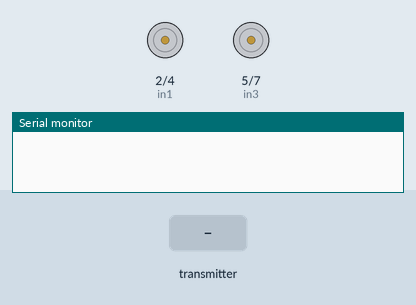
The sketch below on a simulated Arduino Uno, built with avr-gcc and run on an emulated ATmega328P. Parts: motor-driver pin pairs drawn as motors (green arrow = first pin HIGH = forward, orange = second pin HIGH = backward, longer = more drive, scaled by the enable pin), the last lines printed to the serial monitor. Inputs (shaded band) come from the test bench. No radio packets arrive unless stated.

Above: at 1.2 s.
1.3 s: the transmitter starts sending xAxis = 0
At 2.0 s:
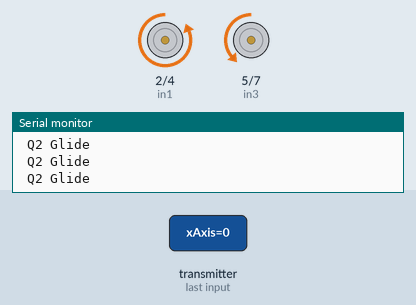
2.8 s: the transmitter starts sending yAxis = 512
At 3.2 s:
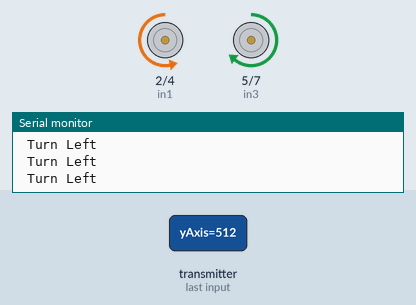
4.3 s: the transmitter starts sending xAxis = 1023
At 5.5 s:
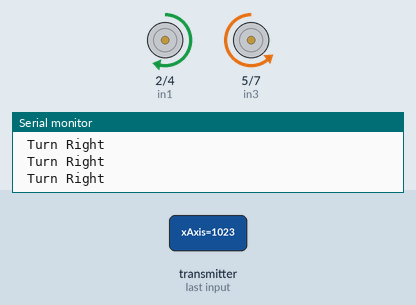
5.8 s: the transmitter starts sending yAxis = 0
At 6.6 s:
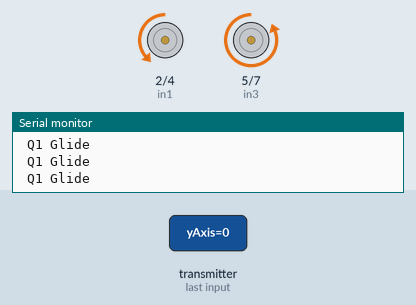
7.3 s: the transmitter starts sending xAxis = 512
At 7.8 s:
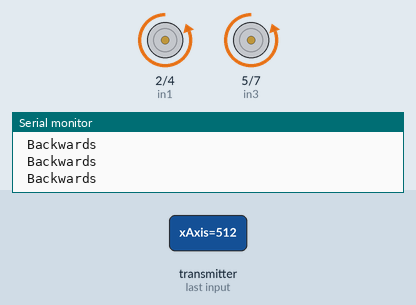
8.8 s: the transmitter starts sending yAxis = 1023
At 10.1 s:
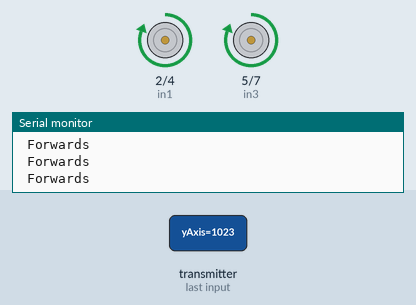
Timing chart, 0 to 11.3 s (numbered marks = the images above; inputs shaded):
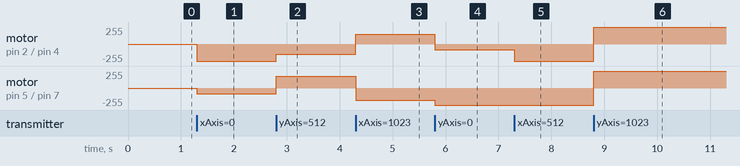

The sketch:

rc_car_receiver.ino
```cpp
// ─── Libraries ───────────────────────────────────────────────────────────────
// Core RF24 library for controlling the nRF24L01 wireless transceiver module
#include <RF24.h>
// RF24 configuration definitions (data rates, power levels, chip settings)
#include <RF24_config.h>
// nRF24L01 hardware register definitions and constants
#include <nRF24L01.h>
// Enables printf() support on Arduino (used by radio.printDetails())
#include <printf.h>

/*
ARDUINO JOYSTICK CONTROLLED CAR (RECEIVER)

YOU HAVE TO INSTALL THE RF24 LIBRARY BEFORE UPLOADING THE CODE
https://github.com/tmrh20/RF24/
*/

// SPI library — the nRF24L01 communicates with the Arduino via the SPI bus
#include <SPI.h>


// ─── Motor Driver Pin Definitions (L298N) ────────────────────────────────────
// The L298N has two motor channels (A and B), each controlled by:
//   enX  = Enable pin — PWM signal that controls motor speed (0–255)
//   inX  = Input pins — determine the direction of the motor (HIGH/LOW combos)

#define enA 3  // Enable pin for Motor A — controls speed via PWM
#define in1 2  // Motor A direction input 1
#define in2 4  // Motor A direction input 2
// in1=HIGH, in2=LOW  → Motor A spins forward
// in1=LOW,  in2=HIGH → Motor A spins backward
// in1=LOW,  in2=LOW  → Motor A stopped

#define in3 5  // Motor B direction input 1
#define in4 7  // Motor B direction input 2
// in3=HIGH, in4=LOW  → Motor B spins forward
// in3=LOW,  in4=HIGH → Motor B spins backward
// in3=LOW,  in4=LOW  → Motor B stopped

#define enB 6  // Enable pin for Motor B — controls speed via PWM


// ─── Radio Setup ─────────────────────────────────────────────────────────────
// Create the RF24 radio object
// Pin 8 = CE (Chip Enable): activates the module for TX/RX operations
// Pin 9 = CSN (Chip Select Not): selects the nRF24L01 on the SPI bus
RF24 radio(8, 9);

// Address that both transmitter and receiver must share to communicate
// Acts like a "channel" — only radios with matching addresses can talk
const byte address[6] = "00001";


// ─── Data Structure ───────────────────────────────────────────────────────────
// Defines the structure of the data packet sent by the transmitter
// Both the transmitter and receiver must use the same struct layout
// so the data is interpreted correctly on both ends
struct DataPacket {
  int xAxis;  // Joystick X-axis value (0–1023); left/right steering
  int yAxis;  // Joystick Y-axis value (0–1023); forward/backward throttle
};

// Global instance of DataPacket to store the most recently received values
DataPacket data;

// FIX 3: motorSpeed is declared once here as a global so the floor check
// at the bottom of loop() correctly reads and clamps the same variable
// that each movement block writes to — previously each block re-declared
// it as a local int, making the floor check always read the stale global 0
int motorSpeed = 0;


// ─── Joystick Calibration Thresholds ─────────────────────────────────────────
// These values define the deadzone and movement boundaries for the joystick.
// A centered joystick reads approximately 512 on both axes (midpoint of 0–1023).
// Adjust these if your joystick's center resting position differs.
//
//   Deadzone (center band):  480 – 540  (xAxis and yAxis both treated as stopped)
//   Turn threshold:          480 / 540  (X-axis boundary for left/right turns)
//   Straight threshold:      460 / 560  (X-axis range considered "straight ahead")
//   Diagonal boundary:       460 / 560  (Y-axis boundary separating diagonal zones)
//
// To recalibrate: run the joystick test sketch and note the min/max/center
// readings for your specific module, then update the values below accordingly.
#define DEAD_LOW_X   480   // INSERT1 — lower X deadzone boundary
#define DEAD_HIGH_X  540   // INSERT2 — upper X deadzone boundary
#define DEAD_LOW_Y   480   // INSERT3 — lower Y deadzone boundary
#define DEAD_HIGH_Y  540   // INSERT4 — upper Y deadzone boundary
#define STRAIGHT_LOW  460  // INSERT5 — lower X bound for straight forward/backward
#define STRAIGHT_HIGH 560  // INSERT6 — upper X bound for straight forward/backward
#define DIAG_LOW     460   // INSERT7 — lower Y boundary for diagonal zones
#define DIAG_HIGH    560   // INSERT8 — upper Y boundary for diagonal zones


// ─── Setup (runs once on power-on) ───────────────────────────────────────────
void setup() {
  // Set all motor control pins as outputs so the Arduino can drive the L298N
  pinMode(enA, OUTPUT);
  pinMode(enB, OUTPUT);
  pinMode(in1, OUTPUT);
  pinMode(in2, OUTPUT);
  pinMode(in3, OUTPUT);
  pinMode(in4, OUTPUT);

  // Start serial communication at 9600 baud for debugging in the Serial Monitor
  Serial.begin(9600);

  // Initialize the nRF24L01 radio module
  radio.begin();

  // Open reading pipe 1 on the shared address to receive incoming data
  radio.openReadingPipe(1, address);

  // Set transmit power to LOW — reduces interference and power draw
  radio.setPALevel(RF24_PA_LOW);

  // Set data rate to 1 Mbps — balances range and speed
  radio.setDataRate(RF24_1MBPS);

  // Set the radio channel — must match the transmitter's channel exactly (0–125)
  radio.setChannel(100);

  // Put the radio into listening (receiver) mode
  radio.startListening();

  // Initialize printf support (required before calling radio.printDetails())
  printf_begin();

  // Print all radio config to Serial Monitor for debugging
  // Confirms address, channel, data rate, and power level are set correctly
  radio.printDetails();
}


// ─── Main Loop (runs repeatedly) ─────────────────────────────────────────────
void loop() {

  // Check if a new data packet has arrived from the transmitter
  if (radio.available()) {

    // Read the incoming DataPacket into the global 'data' variable
    // sizeof(DataPacket) ensures exactly the right number of bytes are read
    radio.read(&data, sizeof(DataPacket));

    // Extract X and Y joystick values from the received packet into local variables
    int xAxis = data.xAxis;
    int yAxis = data.yAxis;

    // ── Debug Print (uncomment to enable) ──────────────────────────────────
    // Useful during testing to verify the correct values are being received
    /*
    Serial.print("X: ");
    Serial.print(xAxis);
    Serial.print(" Y: ");
    Serial.print(yAxis);
    Serial.println();
    */

    // ── Deadzone: Stop motors when joystick is centered ────────────────────
    // If both axes are within the center deadzone, cut all motor power
    if (xAxis > DEAD_LOW_X && xAxis < DEAD_HIGH_X && yAxis > DEAD_LOW_Y && yAxis < DEAD_HIGH_Y) {
      analogWrite(enA, 0);        // Cut power to Motor A
      analogWrite(enB, 0);        // Cut power to Motor B
      digitalWrite(in1, LOW);
      digitalWrite(in2, LOW);     // Motor A: stopped
      digitalWrite(in3, LOW);
      digitalWrite(in4, LOW);     // Motor B: stopped
      Serial.println(" Stopped");

    } else {

      // ── Forward ────────────────────────────────────────────────────────────
      // Y-axis pushed up (yAxis high) and X-axis is centered (not turning)
      // Both motors spin in the same forward direction at equal speed
      if (yAxis >= DEAD_HIGH_Y && xAxis >= STRAIGHT_LOW && xAxis <= STRAIGHT_HIGH) {
        motorSpeed = map(yAxis, DEAD_HIGH_Y, 1023, 0, 255); // Scale Y to PWM range
        analogWrite(enA, motorSpeed);
        analogWrite(enB, motorSpeed);
        digitalWrite(in1, HIGH);
        digitalWrite(in2, LOW);   // Motor A: forward
        digitalWrite(in3, HIGH);
        digitalWrite(in4, LOW);   // Motor B: forward
        Serial.println(" Forwards"); // FIX 1: was incorrectly printing "Backwards"

      // ── Backward ───────────────────────────────────────────────────────────
      // Y-axis pushed down (yAxis low) and X-axis is centered (not turning)
      // Both motors spin in the same backward direction at equal speed
      } else if (yAxis <= DEAD_LOW_Y && xAxis >= STRAIGHT_LOW && xAxis <= STRAIGHT_HIGH) {
        motorSpeed = map(yAxis, DEAD_LOW_Y, 0, 0, 255); // Scale inverted Y to PWM range
        analogWrite(enA, motorSpeed);
        analogWrite(enB, motorSpeed);
        digitalWrite(in1, LOW);
        digitalWrite(in2, HIGH);  // Motor A: backward
        digitalWrite(in3, LOW);
        digitalWrite(in4, HIGH);  // Motor B: backward
        Serial.println(" Backwards"); // FIX 1: was incorrectly printing "Forwards"

      // ── Turn Right ─────────────────────────────────────────────────────────
      // X-axis pushed right (xAxis high) and Y-axis is centered
      // Motor A (left side) drives forward, Motor B (right side) drives backward
      // The speed offset (+30) on enB makes the turn tighter
      } else if (xAxis >= DEAD_HIGH_X && yAxis >= DIAG_LOW && yAxis <= DIAG_HIGH) {
        motorSpeed = map(xAxis, DEAD_HIGH_X, 1023, 50, 150); // Scale X to turning speed
        analogWrite(enA, motorSpeed);
        analogWrite(enB, 30 + motorSpeed); // Slight boost on B for sharper turn
        digitalWrite(in1, HIGH);
        digitalWrite(in2, LOW);   // Motor A: forward
        digitalWrite(in3, LOW);
        digitalWrite(in4, HIGH);  // Motor B: backward
        Serial.println(" Turn Right");

      // ── Turn Left ──────────────────────────────────────────────────────────
      // X-axis pushed left (xAxis low) and Y-axis is centered
      // Motor A (left side) drives backward, Motor B (right side) drives forward
      } else if (xAxis <= DEAD_LOW_X && yAxis >= DIAG_LOW && yAxis <= DIAG_HIGH) {
        motorSpeed = map(xAxis, DEAD_LOW_X, 0, 50, 150); // Scale inverted X to turning speed
        analogWrite(enA, motorSpeed);
        analogWrite(enB, 30 + motorSpeed); // Slight boost on B for sharper turn
        digitalWrite(in1, LOW);
        digitalWrite(in2, HIGH);  // Motor A: backward
        digitalWrite(in3, HIGH);
        digitalWrite(in4, LOW);   // Motor B: forward
        Serial.println(" Turn Left");

      // ── Diagonal Q1 (Bottom-Right) ─────────────────────────────────────────
      // Y-axis low + X-axis right: car glides backward-right
      // Motor A runs slower than Motor B to curve the path rightward
      } else if (yAxis <= DIAG_LOW && xAxis >= STRAIGHT_HIGH) {
        motorSpeed = map(yAxis, DIAG_LOW, 0, 0, 255);
        analogWrite(enA, (motorSpeed / 3));               // Motor A: slower
        analogWrite(enB, 100 + (motorSpeed / 1.64));      // Motor B: faster
        digitalWrite(in1, LOW);
        digitalWrite(in2, HIGH);  // Motor A: backward
        digitalWrite(in3, LOW);
        digitalWrite(in4, HIGH);  // Motor B: backward
        Serial.println(" Q1 Glide");

      // ── Diagonal Q2 (Bottom-Left) ──────────────────────────────────────────
      // Y-axis low + X-axis left: car glides backward-left
      // Motor B runs slower than Motor A to curve the path leftward
      } else if (yAxis <= DIAG_LOW && xAxis <= STRAIGHT_LOW) {
        motorSpeed = map(yAxis, DIAG_LOW, 0, 0, 255);
        analogWrite(enA, 100 + (motorSpeed / 1.64));      // Motor A: faster
        analogWrite(enB, (motorSpeed / 3));               // Motor B: slower
        digitalWrite(in1, LOW);
        digitalWrite(in2, HIGH);  // Motor A: backward
        digitalWrite(in3, LOW);
        digitalWrite(in4, HIGH);  // Motor B: backward
        Serial.println(" Q2 Glide");

      // ── Diagonal Q3 (Top-Left) ─────────────────────────────────────────────
      // Y-axis high + X-axis left: car glides forward-left
      // Motor A runs faster than Motor B to curve the path leftward
      } else if (yAxis >= DIAG_HIGH && xAxis <= STRAIGHT_LOW) {
        motorSpeed = map(yAxis, DIAG_HIGH, 1023, 0, 255);
        analogWrite(enA, 100 + (motorSpeed / 1.64));      // Motor A: faster
        analogWrite(enB, (motorSpeed / 3));               // Motor B: slower
        digitalWrite(in1, HIGH);
        digitalWrite(in2, LOW);   // Motor A: forward
        digitalWrite(in3, HIGH);
        digitalWrite(in4, LOW);   // Motor B: forward
        Serial.println(" Q3 Glide");

      // ── Diagonal Q4 (Top-Right) ────────────────────────────────────────────
      // Y-axis high + X-axis right: car glides forward-right
      // Motor B runs faster than Motor A to curve the path rightward
      } else if (yAxis >= DIAG_HIGH && xAxis >= STRAIGHT_HIGH) {
        motorSpeed = map(yAxis, DIAG_HIGH, 1023, 0, 255);
        analogWrite(enA, (motorSpeed / 3));               // Motor A: slower
        analogWrite(enB, 100 + (motorSpeed / 1.64));      // Motor B: faster
        digitalWrite(in1, HIGH);
        digitalWrite(in2, LOW);   // Motor A: forward
        digitalWrite(in3, HIGH);
        digitalWrite(in4, LOW);   // Motor B: forward
        Serial.println(" Q4 Glide");
      }
    }

    // ── Motor Speed Floor ───────────────────────────────────────────────────
    // If motorSpeed drops below 10 (too low for motors to physically move),
    // clamp it to 0 to prevent motor hum/stalling at near-zero power
    // FIX 3: now correctly reads the global motorSpeed written by each movement
    // block above, instead of always checking the stale initial value of 0
    if (motorSpeed < 10) {
      motorSpeed = 0;
    }
  }
}
```

Measured:
- after the input at 1.3 s, motor on pin 2 (in1) / pin 4 (in2): stopped → backward 255/255 at once; motor on pin 5 (in3) / pin 7 (in4): stopped → backward 85/255 at once
- after the input at 2.8 s, motor on pin 2 (in1) / pin 4 (in2): backward 255/255 → backward 150/255 at once; motor on pin 5 (in3) / pin 7 (in4): backward 85/255 → forward 180/255 at once
- after the input at 4.3 s, motor on pin 2 (in1) / pin 4 (in2): backward 150/255 → forward 150/255 at once; motor on pin 5 (in3) / pin 7 (in4): forward 180/255 → backward 180/255 at once
- after the input at 5.8 s, motor on pin 2 (in1) / pin 4 (in2): forward 150/255 → backward 85/255 at once; motor on pin 5 (in3) / pin 7 (in4): backward 180/255 → backward 255/255 at once
- after the input at 7.3 s, motor on pin 2 (in1) / pin 4 (in2): backward 85/255 → backward 255/255 at once
- after the input at 8.8 s, motor on pin 2 (in1) / pin 4 (in2), motor on pin 5 (in3) / pin 7 (in4): backward 255/255 → forward 255/255 at once
